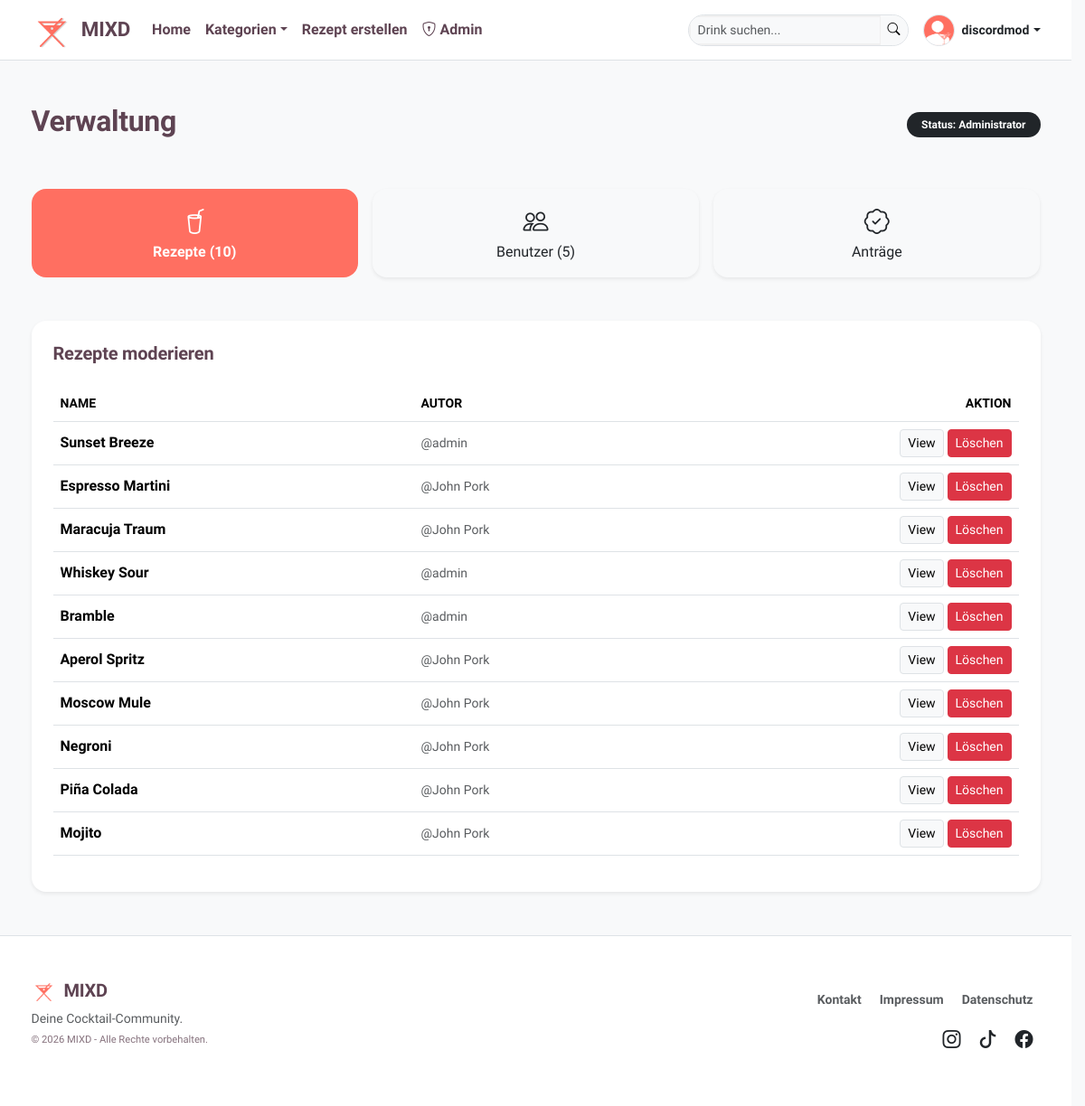
/admin_dashboard.php (signed in), run on the app's committed database.
### tables this page shows
CREATE TABLE `users` (
  `userid` int(11) UNSIGNED NOT NULL,
  `benutzername` varchar(30) NOT NULL,
  `email` varchar(30) NOT NULL,
  `profile_image` varchar(255) DEFAULT 'resources/images/default_profile.png',
  `passwort` varchar(255) NOT NULL,
  `role` int(11) NOT NULL DEFAULT 1,
  `is_barkeeper` tinyint(1) DEFAULT 0
);

CREATE TABLE `recipes` (
  `recipe_id` int(11) UNSIGNED NOT NULL,
  `recipe_name` varchar(150) NOT NULL,
  `beschreibung` varchar(255) DEFAULT NULL,
  `anleitung` text NOT NULL,
  `created_by` int(11) UNSIGNED NOT NULL,
  `created_at` timestamp(6) NOT NULL DEFAULT current_timestamp(6)
);

### admin_dashboard.php (the view, shortened to what this page needs)
<?php
require_once "util/dbutil.php";
$activeTab = $_GET['tab'] ?? "rezepte";
$totalRecipes = $conn->query("SELECT COUNT(*) FROM recipes")->fetch_row()[0];
$totalUsers   = $conn->query("SELECT COUNT(*) FROM users")->fetch_row()[0];
?>
<!DOCTYPE html>
<html lang="de">
<head>
    <?php include "includes/head-includes.php"; ?>
</head>
<body class="bg-light d-flex flex-column min-vh-100">
    <?php include "includes/navbar.php"; ?>
    <main class="container py-5">
        <div class="d-flex justify-content-between align-items-center mb-5">
            <h2 class="fw-bold">Verwaltung</h2>
            <span class="badge bg-dark rounded-pill px-3 py-2">
                Status: <?= ($_SESSION['user_role'] == 3 ? 'Administrator' : 'Moderator') ?>
            </span>
        </div>
        <div class="row g-3 mb-5">
            <div class="col-md-4">
                <a href="admin_dashboard.php?tab=rezepte"
                   class="btn <?= ($activeTab == 'rezepte' ? 'btn-primary' : 'btn-white shadow-sm') ?> w-100 p-3 rounded-4 border-0">
                    <i class="bi bi-cup-straw d-block fs-3"></i>
                    Rezepte (<?= $totalRecipes ?>)
                </a>
            </div>
            <?php if($_SESSION['user_role'] == 3): ?>
            <div class="col-md-4">
                <a href="admin_dashboard.php?tab=users"
                   class="btn <?= ($activeTab == 'users' ? 'btn-primary' : 'btn-white shadow-sm') ?> w-100 p-3 rounded-4 border-0">
                    <i class="bi bi-people d-block fs-3"></i>
                    Benutzer (<?= $totalUsers ?>)
                </a>
            </div>
            <div class="col-md-4">
                <a href="admin_dashboard.php?tab=verification"
                   class="btn <?= ($activeTab == 'verification' ? 'btn-primary' : 'btn-white shadow-sm') ?> w-100 p-3 rounded-4 border-0 position-relative">
                    <i class="bi bi-patch-check d-block fs-3"></i>
                    Anträge
                </a>
            </div>
            <?php endif; ?>
        </div>
        <?php if ($activeTab == 'rezepte'): ?>
        <div class="card border-0 shadow-sm rounded-4 p-4">
            <h5 class="fw-bold mb-4">Rezepte moderieren</h5>
            <div class="table-responsive">
                <table class="table table-hover align-middle">
                    <thead>
                        <tr class="text-muted small">
                            <th>NAME</th>
                            <th>AUTOR</th>
                            <th class="text-end">AKTION</th>
                        </tr>
                    </thead>
                    <tbody>
                        <?php
                        $sqlMod = "SELECT r.recipe_id, r.recipe_name, u.benutzername
                                   FROM recipes r
                                   JOIN users u ON r.created_by = u.userid
                                   ORDER BY r.recipe_id DESC";
                        $resMod = $conn->query($sqlMod);
                        while($row = $resMod->fetch_assoc()): ?>
                        <tr>
                            <td class="fw-bold"><?= htmlspecialchars($row['recipe_name']) ?></td>
                            <td class="text-muted small">@<?= htmlspecialchars($row['benutzername']) ?></td>
                            <td class="text-end">
                                <a href="recipe.php?id=<?= $row['recipe_id'] ?>" class="btn btn-sm btn-light border" target="_blank">View</a>
                                <a href="util/admin_actions.php?action=delete_recipe&id=<?= $row['recipe_id'] ?>"
                                   class="btn btn-sm btn-danger"
                                   onclick="return confirm('Wirklich löschen?')">Löschen</a>
                            </td>
                        </tr>
                        <?php endwhile; ?>
                    </tbody>
                </table>
            </div>
        </div>
        <?php endif; ?>
    </main>
    <?php include "includes/footer.php"; ?>
</body>
</html>

### includes/navbar.php (shortened to what this page needs)
<?php
$navigationProfilePicture = "resources/images/placeholders/default_profile.png";
if (isset($_SESSION['userid'])) {
    include_once "util/dbutil.php";
    $id = $_SESSION['userid'];
    $stmt = $conn->prepare("SELECT profile_image FROM users WHERE userid = ?");
    $stmt->bind_param("i", $id);
    $stmt->execute();
    $result = $stmt->get_result();
    $row = $result->fetch_array();
    if ($row && !empty($row['profile_image'])) {
        $navigationProfilePicture = $row['profile_image'];
    }
}
?>
<nav class="navbar navbar-expand-lg bg-white border-bottom sticky-top py-2">
    <div class="container">
        <a class="navbar-brand fw-bold d-flex align-items-center" href="index.php">
            <img src="resources/images/logos/mixdXschatten.png" alt="MIXD Logo" class="navbar-logo">
            <span class="ms-2 navbar-brand-text">MIXD</span>
        </a>
        <div class="collapse navbar-collapse" id="navContent">
            <ul class="navbar-nav me-auto">
                <li class="nav-item"><a class="nav-link" href="index.php">Home</a></li>
                <li class="nav-item dropdown">
                    <a class="nav-link dropdown-toggle" href="#" data-bs-toggle="dropdown">Kategorien</a>
                </li>
                <li class="nav-item"><a class="nav-link" href="create_recipe.php">Rezept erstellen</a></li>
                <?php if (isset($_SESSION['user_role']) && $_SESSION['user_role'] >= 2): ?>
                    <li class="nav-item">
                        <a class="nav-link fw-bold text-danger" href="admin_dashboard.php">
                            <i class="bi bi-shield-lock"></i> Admin
                        </a>
                    </li>
                <?php endif; ?>
            </ul>
            <div class="d-flex align-items-center">
                <form class="d-flex me-3" action="search.php" method="GET">
                    <div class="input-group input-group-sm search-group-custom">
                        <input class="form-control search-input-custom" type="search" name="query" placeholder="Drink suchen...">
                        <button class="btn btn-light border-0" type="submit"><i class="bi bi-search"></i></button>
                    </div>
                </form>
                <div class="dropdown">
                    <a href="#" class="d-flex align-items-center text-decoration-none dropdown-toggle text-dark" data-bs-toggle="dropdown">
                        <?php if (isset($_SESSION['userid'])): ?>
                            <img src="<?= htmlspecialchars($navigationProfilePicture) ?>" alt="Profil"
                                 class="rounded-circle border nav-profile-img">
                            <span class="ms-2 d-none d-sm-inline small fw-bold">
                                <?= htmlspecialchars($_SESSION['user'] ?? 'Profil') ?>
                            </span>
                        <?php else: ?>
                            <div class="rounded-circle border nav-profile-placeholder">
                                <i class="bi bi-person"></i>
                            </div>
                        <?php endif; ?>
                    </a>
                </div>
            </div>
        </div>
    </div>
</nav>

### styling/custom/base.css (style rules this page uses)
:root { --primary-accent: #ff6f61; --secondary-accent: #5e4352; --muted-teal: #587b7f; --bg-light: #F7F7F7; --text-dark: #5e4352; }
html { scrollbar-gutter: stable; overflow-y: scroll; }
body { font-family: 'Quicksand', sans-serif; font-weight: 500; color: var(--secondary-accent); background-color: #ffffff; display: flex; flex-direction: column; min-height: 100vh; line-height: 1.6; -webkit-font-smoothing: antialiased; }
h1, h2, h3, h4, h5, h6 { font-family: 'Quicksand', sans-serif; font-weight: 700 !important; letter-spacing: -0.01em; color: var(--secondary-accent) !important; }
.navbar-brand { font-family: 'Quicksand', sans-serif; font-weight: 700 !important; letter-spacing: -0.01em; color: var(--primary-accent) !important; }
.btn-primary { background-color: var(--primary-accent) !important; border-color: var(--primary-accent) !important; color: #ffffff !important; border-radius: 50px; font-weight: 600; transition: all 0.3s ease; }
a { color: var(--primary-accent); text-decoration: none; transition: all 0.2s ease; font-weight: 600; }

### styling/custom/navigation.css (style rules this page uses)
.navbar-brand { font-size: 1.4rem; font-weight: 700; color: var(--secondary-accent) !important; }
.navbar-logo { height: 40px; }
.nav-link { color: var(--secondary-accent) !important; font-weight: 600; transition: all 0.2s ease; padding: 0.5rem 1rem; }
.nav-profile-img, .nav-profile-placeholder { width: 35px; height: 35px; object-fit: cover; border-radius: 50%; border: 1px solid #eee; }
.navbar a { text-decoration: none !important; }

### styling/custom/forms.css (style rules this page uses)
.form-control, .form-select, .form-control-custom { font-family: 'Quicksand', sans-serif; border-radius: 12px; padding: 0.75rem 1rem; border: 2px solid #f0f0f0 !important; background-color: #f8f9fa !important; transition: all 0.2s ease-in-out; }
.search-group-custom { border-radius: 50rem; overflow: hidden; background-color: #f8f9fa; border: 1px solid #dee2e6; }

### data on the page
users: profile_image (placeholder picture)
recipes: recipe_name "Sunset Breeze", created_by.benutzername "admin"
recipes: recipe_name "Espresso Martini", created_by.benutzername "John Pork"
recipes: recipe_name "Maracuja Traum", created_by.benutzername "John Pork"
recipes: recipe_name "Whiskey Sour", created_by.benutzername "admin"
recipes: recipe_name "Bramble", created_by.benutzername "admin"
recipes: recipe_name "Aperol Spritz", created_by.benutzername "John Pork"
recipes: recipe_name "Moscow Mule", created_by.benutzername "John Pork"
recipes: recipe_name "Negroni", created_by.benutzername "John Pork"
recipes: recipe_name "Piña Colada", created_by.benutzername "John Pork"
recipes: recipe_name "Mojito", created_by.benutzername "John Pork"

### other printed values
$_SESSION['user'] "discordmod"
$totalRecipes "10"
$totalUsers "5"
